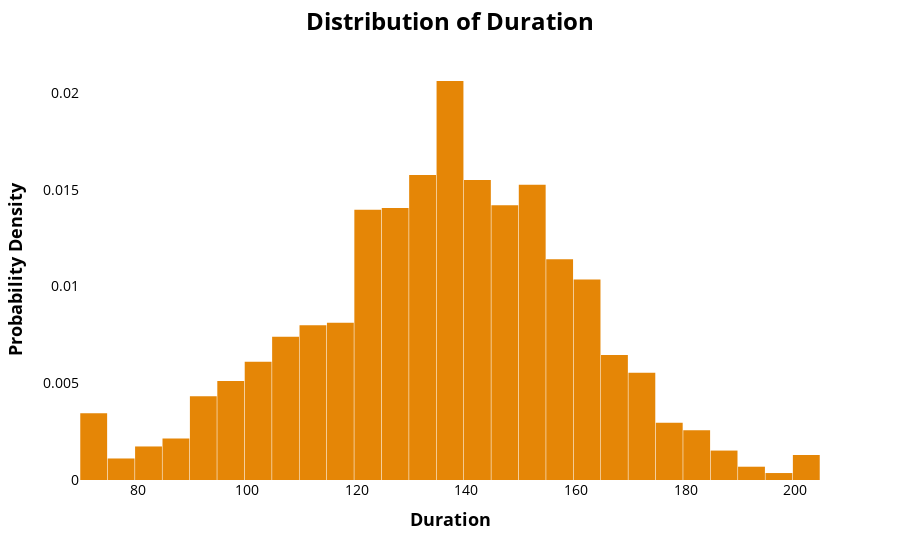

The notebook cell saved with this chart:
### Code cell
duration = px.histogram(df, x = 'Duration', histnorm='probability density', nbins = 40,
                        color_discrete_sequence = px.colors.qualitative.Vivid)
duration.update_traces(selector=dict(type='histogram'))
duration.update_layout(title='<b>Distribution of Duration</b>', title_x=0.5, title_pad=dict(t=20), title_font=dict(size=24), 
                       xaxis_title='<b>Duration</b>', yaxis_title='<b>Probability Density</b>', xaxis=dict(showgrid=False,
                       title_font=dict(size=18),color='black'), yaxis=dict(showgrid=False,title_font=dict(size=18),color='black'),
                       bargap=0.02, plot_bgcolor = 'white',title_font_color="black")
duration.update_xaxes(tickfont_size=14, color ='black')
duration.update_yaxes(tickfont_size=14)
duration.show()

### Figure 1 — Plotly figure (JSON) as saved in the notebook; plotly's stock layout.template omitted (floating-point values rounded to 4 significant figures; data arrays with more than 128 entries replaced by an {"elided": "..."} marker saying what was removed)
{"data": [{"bingroup": "x", "histnorm": "probability density", "hovertemplate": "Duration=%{x}<br>probability density=%{y}<extra></extra>", "legendgroup": "", "marker": {"color": "rgb(229, 134, 6)", "pattern": {"shape": ""}}, "name": "", "nbinsx": 40, "orientation": "v", "showlegend": false, "type": "histogram", "x": {"elided": "12235 int values"}, "xaxis": "x", "yaxis": "y"}], "layout": {"bargap": 0.02, "barmode": "relative", "legend": {"tracegroupgap": 0}, "margin": {"t": 60}, "plot_bgcolor": "white", "title": {"font": {"color": "black", "size": 24}, "pad": {"t": 20}, "text": "<b>Distribution of Duration</b>", "x": 0.5}, "xaxis": {"anchor": "y", "color": "black", "domain": [0, 1], "showgrid": false, "tickfont": {"size": 14}, "title": {"font": {"size": 18}, "text": "<b>Duration</b>"}}, "yaxis": {"anchor": "x", "color": "black", "domain": [0, 1], "showgrid": false, "tickfont": {"size": 14}, "title": {"font": {"size": 18}, "text": "<b>Probability Density</b>"}}}}
